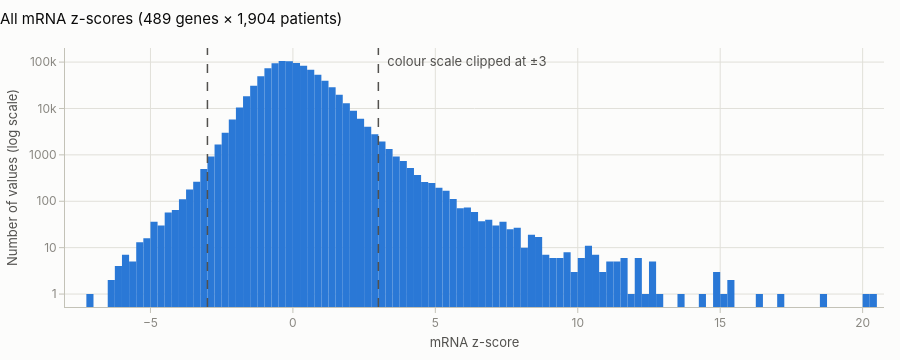

The notebook cell saved with this chart:
### Markdown cell above
Our first draft one-hot encoded these codes, producing a 1,904 × 8,494 matrix.
We now keep one **binary flag per gene** (mutated / not mutated): it is the
level at which a biologist reasons ("is *TP53* mutated?"), and it keeps
mutation frequencies comparable across genes. The raw codes are kept for the
dashboard tooltips.

Other categorical variables (subtype, receptor status, grade, …) are kept as
labelled categories with a fixed display order, so every chart and filter
lists them the same way. Ordinal ones (grade, stage, cellularity) keep their
natural order.

### 2.3 Distribution of the mRNA z-scores

### Code cell
values = mrna.to_numpy().ravel()
counts, edges = np.histogram(values, bins=np.arange(-8, 21, 0.25))
centres = (edges[:-1] + edges[1:]) / 2

fig = go.Figure(go.Bar(x=centres, y=counts, width=0.25, marker_color=figures.CATEGORICAL[0],
                       hovertemplate="z ≈ %{x:.2f}: %{y:,} values<extra></extra>"))
for x in figures.ZSCORE_RANGE:
    fig.add_vline(x=x, line_dash="dash", line_color=figures.TEXT_SECONDARY)
fig.add_annotation(x=3, y=np.log10(counts.max()), text="  colour scale clipped at ±3",
                   showarrow=False, xanchor="left", font_color=figures.TEXT_SECONDARY)
fig.update_layout(title="All mRNA z-scores (489 genes × 1,904 patients)", height=360,
                  xaxis_title="mRNA z-score",
                  yaxis=dict(type="log", dtick=1, title="Number of values (log scale)"))
fig

### Figure 1 — Plotly figure (JSON) as saved in the notebook; plotly's stock layout.template omitted (floating-point values rounded to 4 significant figures)
{"data": [{"hovertemplate": "z ≈ %{x:.2f}: %{y:,} values<extra></extra>", "marker": {"color": "#2a78d6"}, "type": "bar", "width": 0.25, "x": [-7.875, -7.625, -7.375, -7.125, -6.875, -6.625, -6.375, -6.125, -5.875, -5.625, -5.375, -5.125, -4.875, -4.625, -4.375, -4.125, -3.875, -3.625, -3.375, -3.125, -2.875, -2.625, -2.375, -2.125, -1.875, -1.625, -1.375, -1.125, -0.875, -0.625, -0.375, -0.125, 0.125, 0.375, 0.625, 0.875, 1.125, 1.375, 1.625, 1.875, 2.125, 2.375, 2.625, 2.875, 3.125, 3.375, 3.625, 3.875, 4.125, 4.375, 4.625, 4.875, 5.125, 5.375, 5.625, 5.875, 6.125, 6.375, 6.625, 6.875, 7.125, 7.375, 7.625, 7.875, 8.125, 8.375, 8.625, 8.875, 9.125, 9.375, 9.625, 9.875, 10.12, 10.38, 10.62, 10.88, 11.12, 11.38, 11.62, 11.88, 12.12, 12.38, 12.62, 12.88, 13.12, 13.38, 13.62, 13.88, 14.12, 14.38, 14.62, 14.88, 15.12, 15.38, 15.62, 15.88, 16.12, 16.38, 16.62, 16.88, 17.12, 17.38, 17.62, 17.88, 18.12, 18.38, 18.62, 18.88, 19.12, 19.38, 19.62, 19.88, 20.12, 20.38, 20.62], "y": [0, 0, 0, 1, 0, 0, 2, 4, 7, 5, 13, 16, 36, 30, 57, 65, 111, 180, 264, 498, 927, 1681, 3006, 5775, 10506, 18406, 30884, 49217, 73254, 94734, 105760, 104735, 95737, 82897, 68668, 53319, 39794, 28588, 19698, 13025, 8968, 5999, 4051, 2776, 1939, 1340, 925, 735, 524, 368, 261, 249, 196, 169, 112, 71, 73, 59, 37, 40, 30, 36, 25, 27, 10, 19, 17, 7, 6, 6, 8, 3, 6, 11, 7, 3, 5, 5, 6, 1, 6, 1, 5, 1, 0, 0, 1, 0, 0, 1, 0, 3, 1, 2, 0, 0, 0, 1, 0, 0, 1, 0, 0, 0, 0, 0, 1, 0, 0, 0, 0, 0, 1, 1, 0]}], "layout": {"annotations": [{"font": {"color": "#52514e"}, "showarrow": false, "text": "  colour scale clipped at ±3", "x": 3, "xanchor": "left", "y": 5.024}], "height": 360, "shapes": [{"line": {"color": "#52514e", "dash": "dash"}, "type": "line", "x0": -3.0, "x1": -3.0, "xref": "x", "y0": 0, "y1": 1, "yref": "y domain"}, {"line": {"color": "#52514e", "dash": "dash"}, "type": "line", "x0": 3.0, "x1": 3.0, "xref": "x", "y0": 0, "y1": 1, "yref": "y domain"}], "title": {"text": "All mRNA z-scores (489 genes × 1,904 patients)"}, "xaxis": {"title": {"text": "mRNA z-score"}}, "yaxis": {"dtick": 1, "title": {"text": "Number of values (log scale)"}, "type": "log"}}}
